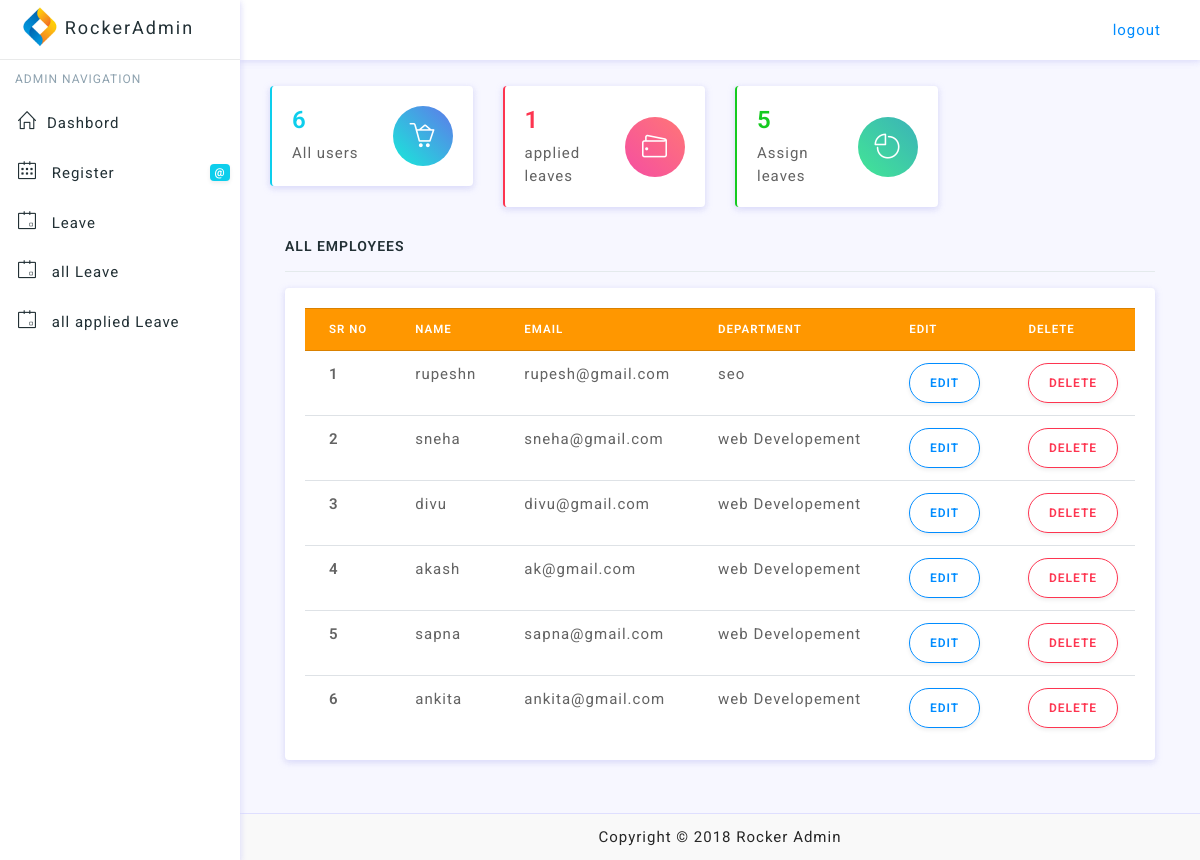
Page /admin/admin_index.php (signed in) on the committed database.
### tables this page shows
CREATE TABLE `users` (
  `user_id` int(255) NOT NULL,
  `user_name` varchar(255) NOT NULL,
  `user_email` varchar(255) NOT NULL,
  `user_password` varchar(255) NOT NULL,
  `department` varchar(255) NOT NULL,
  `user_role` varchar(255) NOT NULL,
  `created_on` timestamp NOT NULL DEFAULT current_timestamp() ON UPDATE current_timestamp()
);

### admin/admin_index.php (the view, shortened to what this page needs)
<?php include"../db.php";?>
<!DOCTYPE html>
<html lang="en">
<?php include"admin_header.php"; ?>
<body>
    <?php include"navigation.php"; ?>
    <div class="content-wrapper">
        <div class="container-fluid">
            <div class="row mt-3">
                <div class="col-12 col-lg-6 col-xl-3">
                    <div class="card border-info border-left-sm">
                        <div class="card-body">
                            <div class="media">
                                <?php include "widget.php"; ?>
                                <div class="col-lg-12">
                                    <h6 class="text-uppercase">All Employees</h6>
                                    <hr>
                                    <div class="card">
                                        <div class="card-body">
                                            <div class="table-responsive">
                                                <table class="table">
                                                    <thead class="thead-warning">
                                                        <tr>
                                                            <th scope="col">SR No</th>
                                                            <th scope="col">Name</th>
                                                            <th scope="col">Email</th>
                                                            <th scope="col">Department</th>
                                                            <th scope="col">Edit</th>
                                                            <th scope="col">Delete</th>
                                                        </tr>
                                                    </thead>
                                                    <tbody>
                                                        <?php
          $i =1;
 $show_users = "SELECT * FROM users";
    $showall=mysqli_query($connection,$show_users);
     $count = mysqli_num_rows($showall);
        if($count>0){
while($row = mysqli_fetch_array($showall)){
    $user_id = $row['user_id'];
      $user_name = $row['user_name'];
      $user_email = $row['user_email'];
      $department = $row['department'];
      ?>
                                                        <tr>
                                                            <th scope="row"><?php echo $i; ?></th>
                                                            <td><?php echo $user_name; ?></td>
                                                            <td><?php echo $user_email; ?></td>
                                                            <td><?php echo $department; ?></td>
                                                            <td> <a class="btn btn-outline-primary btn-round waves-effect waves-light s-1" href="edit_user.php?id=<?php echo $row['user_id']; ?>">edit</a>
                                                            </td>
                                                            <td> <a class="btn btn-outline-danger btn-round waves-effect waves-light s-1" href="delete_user.php?delete=<?php echo $user_id; ?>">Delete</a>
                                                            </td>
                                                        </tr>
                                                        <?php
                                                            $i++;
                                                            }} else{
                                                            echo "no Records Found";
                                                            } ?>
                                                    </tbody>
                                                </table>
                                            </div>
                                        </div>
                                    </div>
                                </div>
                            </div>
                        </div>
                        <?php include"admin_footer.php"; ?>
                            </body>
                            </html>

### admin/admin_header.php (shortened to what this page needs)
<head>
  <link href="../assets/plugins/vectormap/jquery-jvectormap-2.0.2.css" rel="stylesheet" />
  <link href="../assets/plugins/simplebar/css/simplebar.css" rel="stylesheet"/>
  <link href="../assets/css/bootstrap.min.css" rel="stylesheet"/>
  <link href="../assets/css/animate.css" rel="stylesheet" type="text/css"/>
  <link href="../assets/css/icons.css" rel="stylesheet" type="text/css"/>
  <link href="../assets/css/sidebar-menu.css" rel="stylesheet"/>
  <link href="../assets/css/app-style.css" rel="stylesheet"/>
</head>

### admin/navigation.php (shortened to what this page needs)
<div id="wrapper">
    <div id="sidebar-wrapper" data-simplebar="" data-simplebar-auto-hide="true">
        <div class="brand-logo">
            <a href="admin_index.php">
                <img src="../assets/images/logo-icon.png" class="logo-icon" alt="logo icon">
                <h5 class="logo-text">RockerAdmin</h5>
            </a>
        </div>
        <ul class="sidebar-menu do-nicescrol">
            <li class="sidebar-header">ADMIN NAVIGATION</li>
            <li>
                <a href="admin_index.php" class="waves-effect">
                    <i class="icon-home"></i>Dashbord<i class=""></i>
                </a>
            </li>
            <li>
                <a href="sign_up.php" class="waves-effect">
                    <i class="icon-calendar"></i> <span>Register</span>
                    <small class="badge float-right badge-info">@</small>
                </a>
            </li>
            <li>
                <a href="assign_leave.php" class="waves-effect">
                    <i class="icon-event"></i> <span>Leave</span>
                </a>
            </li>
            <li>
                <a href="all_leave.php" class="waves-effect">
                    <i class="icon-event"></i> <span>all Leave</span>
                </a>
            </li>
            <li>
                <a href="all_applied_leaves.php" class="waves-effect">
                    <i class="icon-event"></i> <span>all applied Leave</span>
                </a>
            </li>
        </ul>
    </div>
    <header class="topbar-nav">
        <nav class="navbar navbar-expand fixed-top bg-white">
                        <li a class="dropdown-item"><a href="logout.php">logout</a></li>
            <ul class="navbar-nav align-items-center right-nav-link">
                <li class="nav-item">
                   <li a class="dropdown-item"><a href="logout.php">logout</a></li>
                </li>
            </ul>
        </nav>
    </header>

### admin/widget.php
<?php
   $query = "SELECT * FROM users";
     $show_all_users = mysqli_query($connection,$query);
      $user_count = mysqli_num_rows($show_all_users);
                    ?>
<div class="media-body text-left">
    <h4 class="text-info"><?php echo $user_count;  ?></h4>
    <span>All users</span>
</div>
<div class="align-self-center w-circle-icon rounded-circle gradient-scooter">
    <i class="icon-basket-loaded text-white"></i></div>
</div>
</div>
</div>
</div>
<div class="col-12 col-lg-6 col-xl-3">
    <div class="card border-danger border-left-sm">
        <div class="card-body">
            <div class="media">
                <?php
                   $query = "SELECT * FROM applied_leave";
                     $show_all_leave = mysqli_query($connection,$query);
                      $applied_count = mysqli_num_rows($show_all_leave);
                    ?>
                <div class="media-body text-left">
                    <h4 class="text-danger"><?php echo $applied_count;  ?></h4>
                    <span>applied leaves</span>
                </div>
                <div class="align-self-center w-circle-icon rounded-circle gradient-bloody">
                    <i class="icon-wallet text-white"></i></div>
            </div>
        </div>
    </div>
</div>
<div class="col-12 col-lg-6 col-xl-3">
    <div class="card border-success border-left-sm">
        <div class="card-body">
            <div class="media">
                <?php
                   $query = "SELECT * FROM assign_leave";
                     $show_a_leave = mysqli_query($connection,$query);
                      $assign_count = mysqli_num_rows($show_a_leave);
                    ?>
                <div class="media-body text-left">
                    <h4 class="text-success"><?php echo $assign_count;?></h4>
                    <span>Assign leaves</span>
                </div>
                <div class="align-self-center w-circle-icon rounded-circle gradient-quepal">
                    <i class="icon-pie-chart text-white"></i></div>
            </div>
        </div>
    </div>
</div>
</div>

### admin/admin_footer.php (shortened to what this page needs)
<footer class="footer">
     <div class="container">
       <div class="text-center">
         Copyright © 2018 Rocker Admin
       </div>
     </div>
   </footer>
 </div>

### assets/css/sidebar-menu.css (style rules this page uses)
.sidebar-menu { list-style: none; margin: 0; padding: 0; background-color: transparent; }
.sidebar-menu>li { position: relative; margin: 0; padding: 0; }
.sidebar-menu>li>a { padding: 13px 5px 13px 15px; display: block; border-left: 3px solid transparent; color: #223035; font-size: 15px; }
.sidebar-menu>li .label, .sidebar-menu>li .badge { margin-top: 3px; margin-right: 5px; }
.sidebar-menu li.sidebar-header { padding: 10px 25px 10px 15px; font-size: 12px; color: #8ea2af; }
.sidebar-menu a { color: #b8c7ce; text-decoration: none; }

### rows in the picture
users: user_name "rupeshn", user_email "rupesh@gmail.com", department "seo"
users: user_name "sneha", user_email "sneha@gmail.com", department "web Developement"
users: user_name "divu", user_email "divu@gmail.com", department "web Developement"
users: user_name "akash", user_email "ak@gmail.com", department "web Developement"
users: user_name "sapna", user_email "sapna@gmail.com", department "web Developement"
users: user_name "ankita", user_email "ankita@gmail.com", department "web Developement"

### other values in the picture
$user_count "6"
$applied_count "1"
$assign_count "5"
